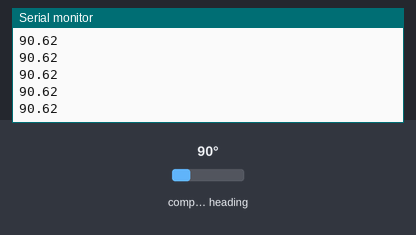
Bench run of a sketch on a simulated Arduino Uno, built with avr-gcc and run on an emulated ATmega328P. Parts: the last lines printed to the serial monitor. Wiring (inferred from the names in the program): HMC5883L compass at I2C address 0x1E. Inputs (shaded band) come from the test bench; at power-on: compass heading 90°.

Above: at 1.2 s.
1.3 s: compass heading set to 7°
At 1.33 s:
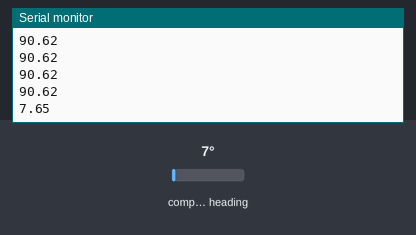
2.8 s: compass heading set to 180°
At 2.85 s:
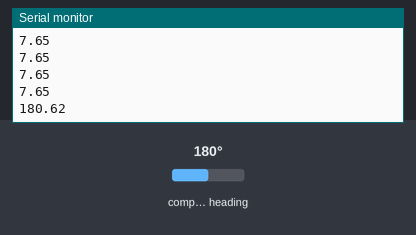
Timing chart, 0 to 5.8 s (numbered marks = the images above; inputs shaded):
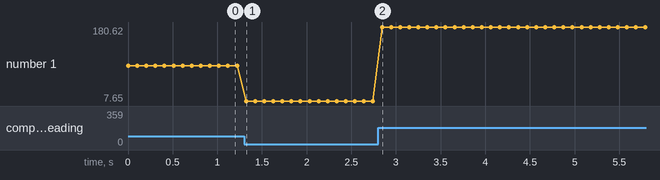

Measured:
- after the input at 1.3 s, the serial monitor: prints a new line at once (image 1)
- after the input at 2.8 s, the serial monitor: prints a new line at once (image 2)
- plotted number 1: 90.62 → 7.65 after the input at 1.3 s, 7.65 → 180.62 after the input at 2.8 s

The sketch:

compass-magnetometer-attempt1.ino
```cpp
#include <Wire.h>
#include <math.h> // For atan2 and PI

#define HMC5883L_ADDR 0x1E
#define DECLINATION_ANGLE 0.6167  // In degrees

void setup() {
  Serial.begin(9600);
  Wire.begin();

  // Initialize HMC5883L
  Wire.beginTransmission(HMC5883L_ADDR);
  Wire.write(0x00);
  Wire.write(0x18); // 1 sample avg, 75 Hz, normal measurement mode
  Wire.endTransmission();

  Wire.beginTransmission(HMC5883L_ADDR);
  Wire.write(0x01);
  Wire.write(0xA0); // Gain = 5 (default)
  Wire.endTransmission();

  Wire.beginTransmission(HMC5883L_ADDR);
  Wire.write(0x02);
  Wire.write(0x00); // Continuous measurement mode
  Wire.endTransmission();
}

void loop() {
  int16_t x, y, z;

  Wire.beginTransmission(HMC5883L_ADDR);
  Wire.write(0x03); // Starting register for X, Z, Y
  Wire.endTransmission();
  Wire.requestFrom(HMC5883L_ADDR, 6);

  if (Wire.available() == 6) {
    x = Wire.read() << 8 | Wire.read();
    z = Wire.read() << 8 | Wire.read();
    y = Wire.read() << 8 | Wire.read();

    float heading = calculateHeadingYForward(x, y);
    heading += DECLINATION_ANGLE; // Add local declination angle

    if (heading < 0) heading += 360.0;
    if (heading >= 360.0) heading -= 360.0;

    Serial.println(heading);
  }

  delay(100);
}

float calculateHeadingYForward(int16_t x, int16_t y) {
  float heading = atan2((float)y, (float)x) * (180.0 / PI); // Convert to degrees

  heading -= 0;  // Adjust if sensor is rotated/mounted differently

  if (heading < 0) heading += 360.0;
  if (heading >= 360.0) heading -= 360.0;

  return heading;
}
```
